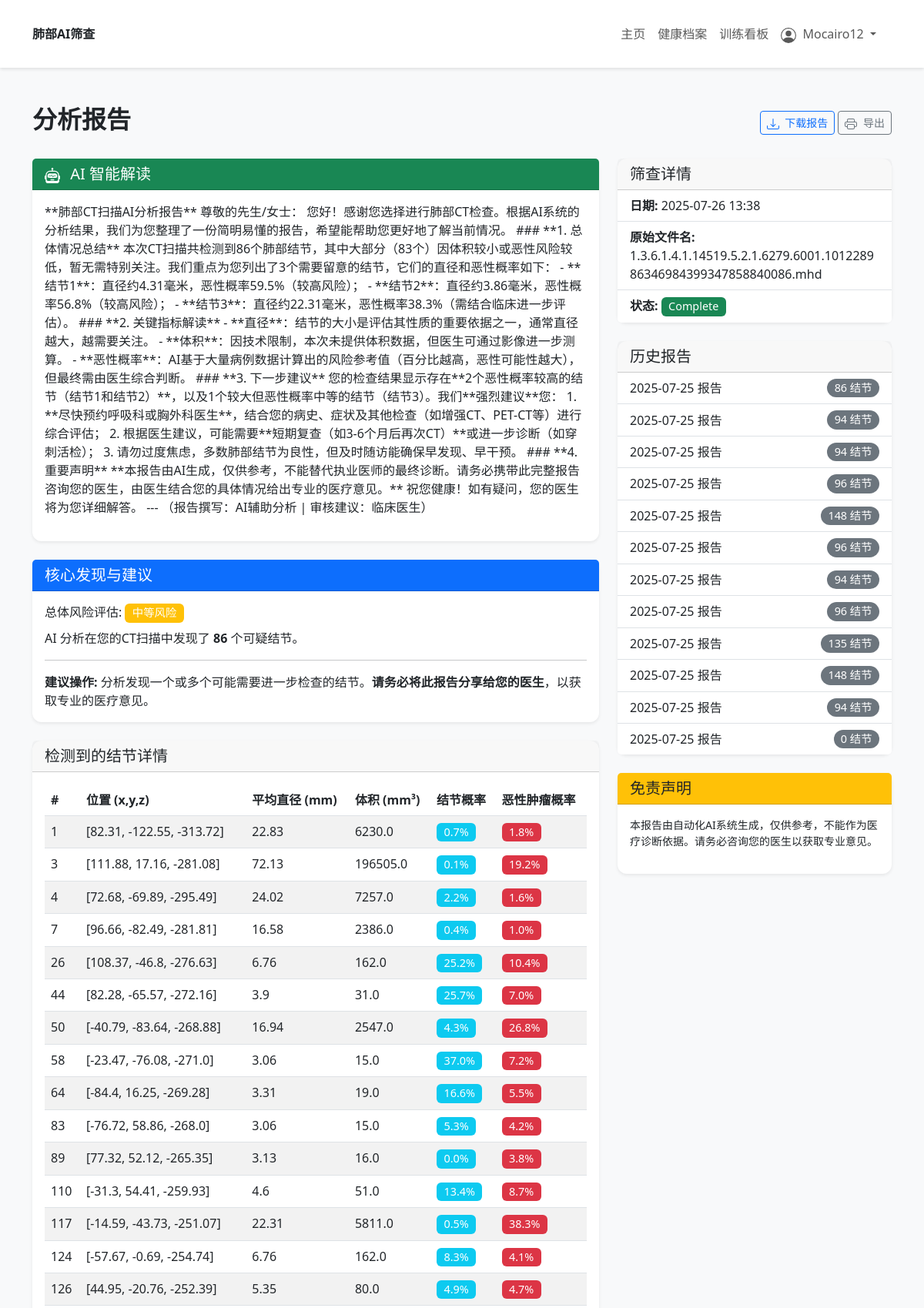
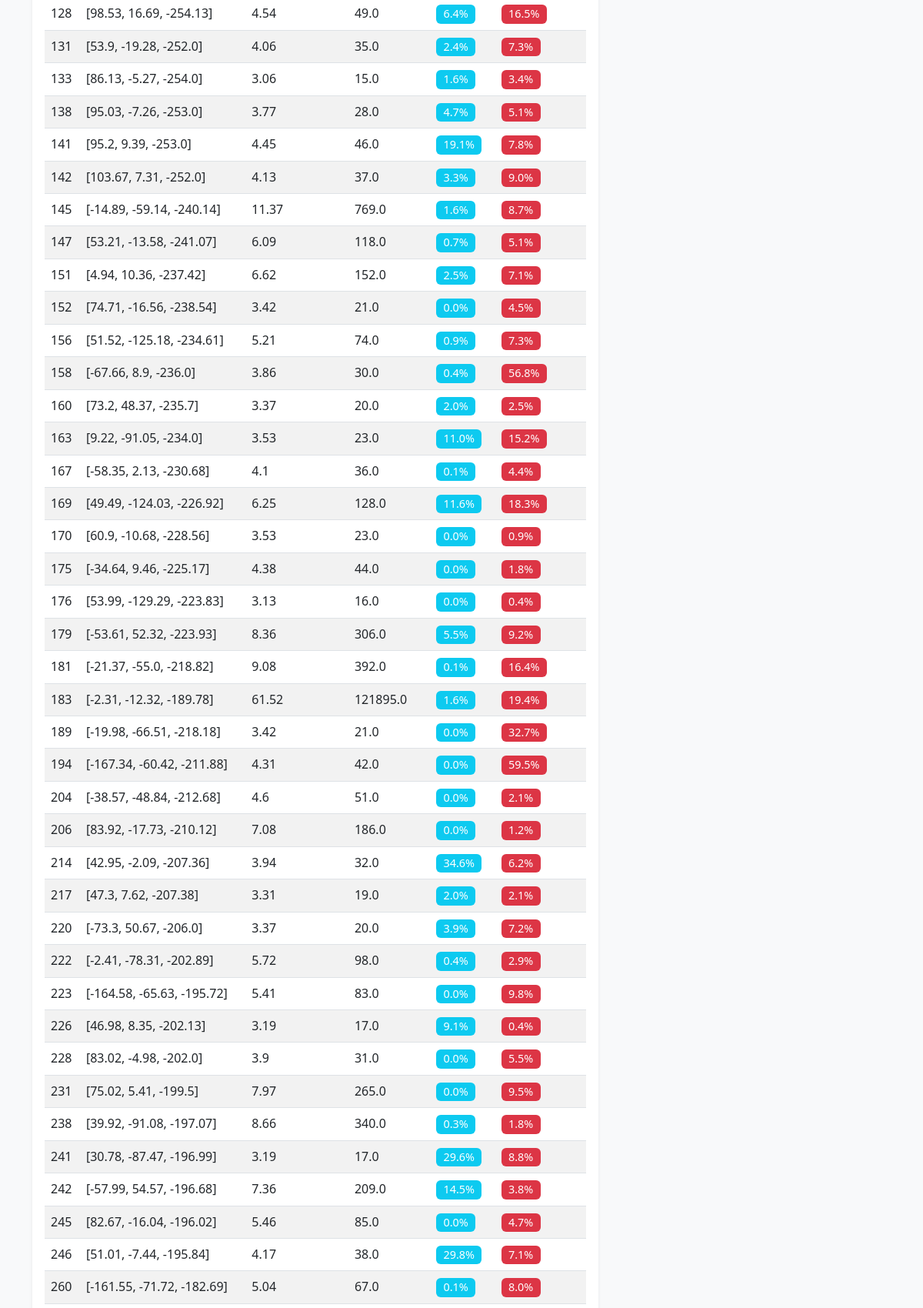
Screenshot of /report/15 (signed in, upper part) with the database file from the repository (2 pictures, top to bottom).
### app/models.py (models this page shows, shortened)
class User(UserMixin, db.Model):
    id = db.Column(db.Integer, primary_key=True)
    username = db.Column(db.String(150), unique=True, nullable=False)
    password = db.Column(db.String(150), nullable=False)
    screenings = db.relationship('ScreeningSession', backref='user', lazy='dynamic')

class ScreeningSession(db.Model):
    id = db.Column(db.Integer, primary_key=True)
    user_id = db.Column(db.Integer, db.ForeignKey('user.id'), nullable=False)
    timestamp = db.Column(db.DateTime, index=True, default=datetime.utcnow)
    age = db.Column(db.Integer)
    gender = db.Column(db.String(50))
    smoking_status = db.Column(db.String(50))
    packs_per_day = db.Column(db.Integer, default=0)
    years_smoked = db.Column(db.Integer, default=0)
    pack_years = db.Column(db.Integer)
    family_history = db.Column(db.String(10))
    occupational_exposure = db.Column(db.String(10))
    previous_cancer_history = db.Column(db.String(10))
    original_filename = db.Column(db.String(256))
    saved_filename = db.Column(db.String(256)) # The secure filename saved on the server
    analysis_result = db.Column(JSON)
    status = db.Column(db.String(50), default='Pending Analysis') # e.g., Pending, Processing, Complete, Failed
    ai_summary = db.Column(db.Text)
    image_2d_slice_top = db.Column(db.String(256))
    image_2d_slice_center = db.Column(db.String(256))
    image_2d_slice_bottom = db.Column(db.String(256))
    image_3d_default = db.Column(db.String(256))
    image_3d_mip = db.Column(db.String(256))
    image_3d_iso = db.Column(db.String(256))

### app/views.py (the view)
@bp.route('/report/<int:screening_id>')
@login_required
def report(screening_id):
    screening = ScreeningSession.query.get_or_404(screening_id)
    if screening.user_id != current_user.id:
        flash('您无权查看此报告。')
        return redirect(url_for('main.health_profile'))
    historical_screenings = ScreeningSession.query.filter(
        ScreeningSession.user_id == current_user.id,
        ScreeningSession.id != screening_id
    ).order_by(ScreeningSession.timestamp.desc()).all()
    return render_template('report.html', title=f'报告 - {screening.timestamp.strftime("%Y-%m-%d")}', screening=screening, historical_screenings=historical_screenings)

### templates/report.html (shortened to what this page needs)
{% extends "base.html" %}
{% block content %}
<div class="container py-5">
    <div class="d-flex justify-content-between align-items-center mb-4 no-print">
        <h2 class="fw-bold">分析报告</h2>
        <div>
            <a href="{{ url_for('main.download_report', screening_id=screening.id) }}" class="btn btn-outline-primary btn-sm">
                下载报告
            </a>
            <button class="btn btn-outline-secondary btn-sm" onclick="window.print()">
                导出
            </button>
        </div>
    </div>
    <div class="row g-4">
        <div class="col-lg-8">
            {% if screening.ai_summary %}
            <div class="card shadow-sm mb-4">
                <div class="card-header bg-success text-white">
                    <h5 class="mb-0">
                        AI 智能解读
                    </h5>
                </div>
                <div class="card-body ai-summary-card">
                    <p>{{ screening.ai_summary }}</p>
                </div>
            </div>
            {% endif %}
            <div class="card shadow-sm mb-4">
                <div class="card-header bg-primary text-white">
                    <h5 class="mb-0">核心发现与建议</h5>
                </div>
                <div class="card-body">
                    {% if screening.analysis_result and screening.analysis_result.status == 'success' %}
                        {% set num_nodules = screening.analysis_result.nodules_found %}
                        <h6 class="card-title">总体风险评估:
                            {% if num_nodules == 0 %}<span class="badge bg-success">低风险</span>
                            {% elif num_nodules > 0 %}<span class="badge bg-warning">中等风险</span>
                            {% else %}<span class="badge bg-secondary">未知</span>
                            {% endif %}
                        </h6>
                        <p class="card-text">AI 分析在您的CT扫描中发现了 <strong>{{ num_nodules }}</strong> 个可疑结节。</p>
                        <hr>
                        <p class="mb-0"><strong>建议操作:</strong>
                            {% if num_nodules == 0 %}
                                根据本次分析，未发现可疑结节。我们建议您按照医疗服务提供者的建议继续进行定期检查。
                            {% else %}
                                分析发现一个或多个可能需要进一步检查的结节。<strong>请务必将此报告分享给您的医生</strong>，以获取专业的医疗意见。
                            {% endif %}
                        </p>
                    {% elif screening.status == 'Failed' %}
                        <p class="text-danger">分析失败。请查看详情面板获取更多信息。</p>
                    {% else %}
                        <p class="text-info">分析进行中。请稍后查看。</p>
                    {% endif %}
                </div>
            </div>
            <div class="card shadow-sm mb-4">
                <div class="card-header">
                    <h5 class="mb-0">检测到的结节详情</h5>
                </div>
                <div class="card-body">
                    {% if screening.analysis_result and screening.analysis_result.nodules %}
                        <div class="table-responsive">
                            <table class="table table-striped table-hover">
                                <thead>
                                    <tr>
                                        <th>#</th>
                                        <th>位置 (x,y,z)</th>
                                        <th>平均直径 (mm)</th>
                                        <th>体积 (mm³)</th>
                                        <th>结节概率</th>
                                        <th>恶性肿瘤概率</th>
                                    </tr>
                                </thead>
                                <tbody>
                                    {% for nodule in screening.analysis_result.nodules %}
                                    <tr>
                                        <td>{{ nodule.lesion_id }}</td>
                                        <td>{{ nodule.position }}</td>
                                        <td>{{ nodule.diameter_mm }}</td>
                                        <td>{{ nodule.size_mm3 }}</td>
                                        <td><span class="badge bg-info">{{ "%.1f%%" % (nodule.nodule_malignancy_prob * 100) }}</span></td>
                                        <td><span class="badge bg-danger">{{ "%.1f%%" % (nodule.tumor_malignancy_prob * 100) }}</span></td>
                                    </tr>
                                    {% endfor %}
                                </tbody>
                            </table>
                        </div>
                    {% else %}
                        <p>本次扫描未检测到可疑结节。</p>
                    {% endif %}
                </div>
            </div>
        </div>
        <div class="col-lg-4">
            <div class="card shadow-sm mb-4">
                <div class="card-header">
                    <h5 class="mb-0">筛查详情</h5>
                </div>
                <ul class="list-group list-group-flush">
                    <li class="list-group-item"><strong>日期:</strong> {{ screening.timestamp.strftime('%Y-%m-%d %H:%M') }}</li>
                    <li class="list-group-item"><strong>原始文件名:</strong> {{ screening.original_filename }}</li>
                    <li class="list-group-item"><strong>状态:</strong> <span class="badge bg-success">{{ screening.status }}</span></li>
                </ul>
            </div>
            <div class="card shadow-sm mb-4 historical-reports-card">
                <div class="card-header">
                    <h5 class="mb-0">历史报告</h5>
                </div>
                {% if historical_screenings %}
                <div class="list-group list-group-flush">
                    {% for old_screening in historical_screenings %}
                        <a href="{{ url_for('main.report', screening_id=old_screening.id) }}" class="list-group-item list-group-item-action d-flex justify-content-between align-items-center">
                            {{ old_screening.timestamp.strftime('%Y-%m-%d 报告') }}
                            <span class="badge bg-secondary rounded-pill">{{ old_screening.analysis_result.nodules_found|default(0, true) }} 结节</span>
                        </a>
                    {% endfor %}
                </div>
                {% else %}
                <div class="card-body">
                    <p class="small text-muted">未找到过往报告。</p>
                </div>
                {% endif %}
            </div>
            <div class="card shadow-sm">
                <div class="card-header bg-warning">
                    <h5 class="mb-0">免责声明</h5>
                </div>
                <div class="card-body">
                    <p class="small">本报告由自动化AI系统生成，仅供参考，不能作为医疗诊断依据。请务必咨询您的医生以获取专业意见。</p>
                </div>
            </div>
        </div>
    </div>
</div>
{% endblock %}

### templates/base.html (shortened to what this page needs)
<!doctype html>
<html lang="zh-CN">
  <head>
    <link href="https://cdn.jsdelivr.net/npm/bootstrap@5.3.0/dist/css/bootstrap.min.css" rel="stylesheet">
    <link href="{{ url_for('static', filename='css/style.css') }}" rel="stylesheet">
  </head>
  <body class="{{ body_class|default('main-bg') }}">
    {% block header %}
        {% if current_user.is_authenticated %}
        <header class="main-header">
            <div class="container d-flex justify-content-between align-items-center">
                <a class="navbar-brand" href="{{ url_for('main.index') }}">
                    <strong>肺部AI筛查</strong>
                </a>
                <nav class="navbar navbar-expand-lg navbar-light">
                    <div class="container-fluid">
                        <div class="collapse navbar-collapse" id="navbarNav">
                            <ul class="navbar-nav me-auto mb-2 mb-lg-0">
                                <li class="nav-item">
                                    <a class="nav-link {% if request.endpoint == 'main.index' %}active{% endif %}" aria-current="page" href="{{ url_for('main.index') }}">主页</a>
                                </li>
                                <li class="nav-item">
                                    <a class="nav-link" href="{{ url_for('main.health_profile') }}">健康档案</a>
                                </li>
                                <li class="nav-item">
                                    <a class="nav-link" href="{{ url_for('main.training_board') }}">训练看板</a>
                                </li>
                            </ul>
                            <ul class="navbar-nav ms-auto">
                                {% if current_user.is_authenticated %}
                                    <li class="nav-item dropdown">
                                        <a class="nav-link dropdown-toggle" href="#" id="navbarDropdown" role="button" data-bs-toggle="dropdown" aria-expanded="false">
                                            {{ current_user.username }}
                                        </a>
                                    </li>
                                {% else %}
                                    <li class="nav-item">
                                        <a href="{{ url_for('main.login') }}" class="btn btn-outline-primary btn-sm">登录</a>
                                    </li>
                                {% endif %}
                            </ul>
                        </div>
                    </div>
                </nav>
            </div>
        </header>
        {% endif %}
    {% endblock %}
    <main>
        {% block content %}{% endblock %}
    </main>
  </body>
</html>

### static/css/style.css (style rules this page uses)
html { height: 100%; }
body.main-bg { background-color: #f8f9fa; }
.main-header { background-color: #ffffff; box-shadow: 0 2px 4px rgba(0,0,0,.1); padding: 1rem 0; }
.card { border: none; border-radius: 0.75rem; }
.card.shadow-sm { box-shadow: 0 .125rem .25rem rgba(0,0,0,.075) !important; }
.card-header { border-top-left-radius: 0.75rem; border-top-right-radius: 0.75rem; font-weight: 500; }
.badge { font-size: 0.9em; font-weight: 500; }

### rows the page displays
User: username "Mocairo12"
ScreeningSession: ai_summary "**肺部CT扫描AI分析报告** 尊敬的先生/女士： 您好！感谢您选择进行肺部CT检查。根据AI系统的分析结果，我们为您整理了一份简明易懂的报告，希望能帮助您更好地了解当前情况。 ### **1. 总体情况总结** 本次CT扫描共检测到86个肺部结节，其中大部分（83个）因体积较小或恶性风险较低，暂无需特别关注。我们重点为您列出了3个需要留意的结节，它们的直径和恶性概率如下： - **结节1**：直径约4.31毫米，恶性概率59.5%（较高风险）； - **结节2**：直径约3.86毫米，恶性概率56.8%（较高风险）； - **结节3**：直径约22.31毫米，恶性概率38.3%（需结合临床进一步评估）。 ### **2. 关键指标解读** - **直径**：结节的大小是评估其性质的重要依据之一，通常直径越大，越需要关注。 - **体积**：因技术限制，本次未提供体积数据，但医生可通过影像进一步测算。 - **恶性概率**：AI基于大量病例数据计算出的风险参考值（百分比越高，恶性可能性越大），但最终需由医生综合判断。 ### **3. 下一步建议** 您的检查结果显示存在**2个恶性概率较高的结节（结节1和结节2）**，以及1个较大但恶性概率中等的结节（结节3）。我们**强烈建议**您： 1. **尽快预约呼吸科或胸外科医生**，结合您的病史、症状及其他检查（如增强CT、PET-CT等）进行综合评估； 2. 根据医生建议，可能需要**短期复查（如3-6个月后再次CT）**或进一步诊断（如穿刺活检）； 3. 请勿过度焦虑，多数肺部结节为良性，但及时随访能确保早发现、早干预。…", timestamp "2025-07-26 13:38", original_filename "1.3.6.1.4.1.14519.5.2.1.6279.6001.101228986346984399347858840086.mhd", status "Complete"
ScreeningSession: timestamp "2025-07-25 报告", analysis_result.nodules_found "86"
ScreeningSession: timestamp "2025-07-25 报告", analysis_result.nodules_found "94"
ScreeningSession: timestamp "2025-07-25 报告", analysis_result.nodules_found "94"
ScreeningSession: timestamp "2025-07-25 报告", analysis_result.nodules_found "96"
ScreeningSession: timestamp "2025-07-25 报告", analysis_result.nodules_found "148"
ScreeningSession: timestamp "2025-07-25 报告", analysis_result.nodules_found "96"
ScreeningSession: timestamp "2025-07-25 报告", analysis_result.nodules_found "94"
ScreeningSession: timestamp "2025-07-25 报告", analysis_result.nodules_found "96"
ScreeningSession: timestamp "2025-07-25 报告", analysis_result.nodules_found "135"
ScreeningSession: timestamp "2025-07-25 报告", analysis_result.nodules_found "148"
ScreeningSession: timestamp "2025-07-25 报告", analysis_result.nodules_found "94"
ScreeningSession: timestamp "2025-07-25 报告", analysis_result.nodules_found "0"

### other values shown
{{ num_nodules }} "86"
{{ nodule.lesion_id }} "1" "3" "4" "7" "26" "44" "50" "58" "64" "83" "89" "110" "117" "124" "126" "128" "131" "133" "138" "141" "142" "145" "147" "151" "152" "156" "158" "160" "163" "167" "169" "170" "175" "176" "179" "181" "183" "189" "194" "204" "206" "214" "217" "220" "222" "223" "226" "228" "231" "238" "241" "242" "245" "246" "260"
{{ nodule.position }} "[82.31, -122.55, -313.72]" "[111.88, 17.16, -281.08]" "[72.68, -69.89, -295.49]" "[96.66, -82.49, -281.81]" "[108.37, -46.8, -276.63]" "[82.28, -65.57, -272.16]" "[-40.79, -83.64, -268.88]" "[-23.47, -76.08, -271.0]" "[-84.4, 16.25, -269.28]" "[-76.72, 58.86, -268.0]" "[77.32, 52.12, -265.35]" "[-31.3, 54.41, -259.93]" "[-14.59, -43.73, -251.07]" "[-57.67, -0.69, -254.74]" "[44.95, -20.76, -252.39]" "[98.53, 16.69, -254.13]" "[53.9, -19.28, -252.0]" "[86.13, -5.27, -254.0]" "[95.03, -7.26, -253.0]" "[95.2, 9.39, -253.0]" "[103.67, 7.31, -252.0]" "[-14.89, -59.14, -240.14]" "[53.21, -13.58, -241.07]" "[4.94, 10.36, -237.42]" "[74.71, -16.56, -238.54]" "[51.52, -125.18, -234.61]" "[-67.66, 8.9, -236.0]" "[73.2, 48.37, -235.7]" "[9.22, -91.05, -234.0]" "[-58.35, 2.13, -230.68]" "[49.49, -124.03, -226.92]" "[60.9, -10.68, -228.56]" "[-34.64, 9.46, -225.17]" "[53.99, -129.29, -223.83]" "[-53.61, 52.32, -223.93]" "[-21.37, -55.0, -218.82]" "[-2.31, -12.32, -189.78]" "[-19.98, -66.51, -218.18]" "[-167.34, -60.42, -211.88]" "[-38.57, -48.84, -212.68]" "[83.92, -17.73, -210.12]" "[42.95, -2.09, -207.36]" "[47.3, 7.62, -207.38]" "[-73.3, 50.67, -206.0]" "[-2.41, -78.31, -202.89]" "[-164.58, -65.63, -195.72]" "[46.98, 8.35, -202.13]" "[83.02, -4.98, -202.0]" "[75.02, 5.41, -199.5]" "[39.92, -91.08, -197.07]" "[30.78, -87.47, -196.99]" "[-57.99, 54.57, -196.68]" "[82.67, -16.04, -196.02]" "[51.01, -7.44, -195.84]" "[-161.55, -71.72, -182.69]"
{{ nodule.diameter_mm }} "22.83" "72.13" "24.02" "16.58" "6.76" "3.9" "16.94" "3.06" "3.31" "3.06" "3.13" "4.6" "22.31" "6.76" "5.35" "4.54" "4.06" "3.06" "3.77" "4.45" "4.13" "11.37" "6.09" "6.62" "3.42" "5.21" "3.86" "3.37" "3.53" "4.1" "6.25" "3.53" "4.38" "3.13" "8.36" "9.08" "61.52" "3.42" "4.31" "4.6" "7.08" "3.94" "3.31" "3.37" "5.72" "5.41" "3.19" "3.9" "7.97" "8.66" "3.19" "7.36" "5.46" "4.17" "5.04"
{{ nodule.size_mm3 }} "6230.0" "196505.0" "7257.0" "2386.0" "162.0" "31.0" "2547.0" "15.0" "19.0" "15.0" "16.0" "51.0" "5811.0" "162.0" "80.0" "49.0" "35.0" "15.0" "28.0" "46.0" "37.0" "769.0" "118.0" "152.0" "21.0" "74.0" "30.0" "20.0" "23.0" "36.0" "128.0" "23.0" "44.0" "16.0" "306.0" "392.0" "121895.0" "21.0" "42.0" "51.0" "186.0" "32.0" "19.0" "20.0" "98.0" "83.0" "17.0" "31.0" "265.0" "340.0" "17.0" "209.0" "85.0" "38.0" "67.0"
{{ "%.1f%%" % (nodule.nodule_malignancy_prob * 100) }} "0.7%" "0.1%" "2.2%" "0.4%" "25.2%" "25.7%" "4.3%" "37.0%" "16.6%" "5.3%" "0.0%" "13.4%" "0.5%" "8.3%" "4.9%" "6.4%" "2.4%" "1.6%" "4.7%" "19.1%" "3.3%" "1.6%" "0.7%" "2.5%" "0.0%" "0.9%" "0.4%" "2.0%" "11.0%" "0.1%" "11.6%" "0.0%" "0.0%" "0.0%" "5.5%" "0.1%" "1.6%" "0.0%" "0.0%" "0.0%" "0.0%" "34.6%" "2.0%" "3.9%" "0.4%" "0.0%" "9.1%" "0.0%" "0.0%" "0.3%" "29.6%" "14.5%" "0.0%" "29.8%" "0.1%"
{{ "%.1f%%" % (nodule.tumor_malignancy_prob * 100) }} "1.8%" "19.2%" "1.6%" "1.0%" "10.4%" "7.0%" "26.8%" "7.2%" "5.5%" "4.2%" "3.8%" "8.7%" "38.3%" "4.1%" "4.7%" "16.5%" "7.3%" "3.4%" "5.1%" "7.8%" "9.0%" "8.7%" "5.1%" "7.1%" "4.5%" "7.3%" "56.8%" "2.5%" "15.2%" "4.4%" "18.3%" "0.9%" "1.8%" "0.4%" "9.2%" "16.4%" "19.4%" "32.7%" "59.5%" "2.1%" "1.2%" "6.2%" "2.1%" "7.2%" "2.9%" "9.8%" "0.4%" "5.5%" "9.5%" "1.8%" "8.8%" "3.8%" "4.7%" "7.1%" "8.0%"
